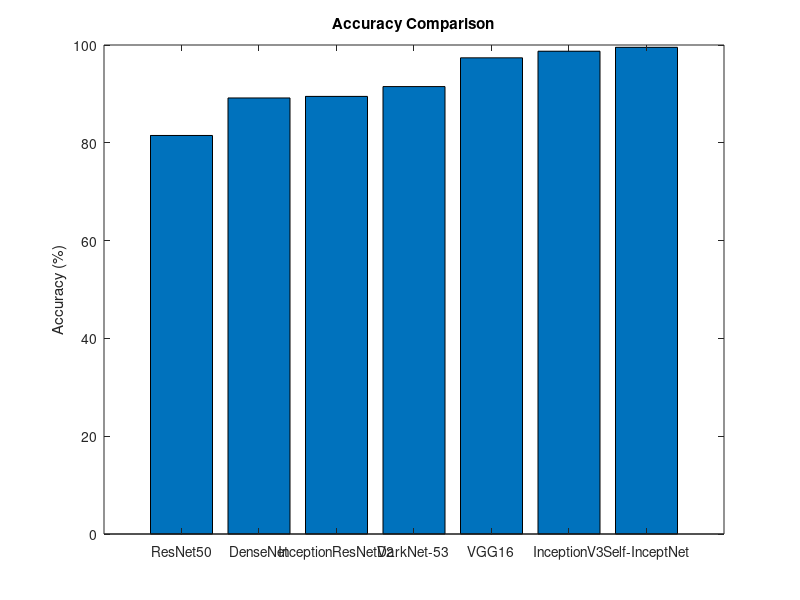

The MATLAB source for this figure:
% Compare accuracy with pre-trained models

clear; clc;
pretrained_accuracies = [81.5, 89.17, 89.49, 91.5, 97.38, 98.73, 99.53];
model_names = {'ResNet50', 'DenseNet', 'InceptionResNetV2', 'DarkNet-53', 'VGG16', 'InceptionV3', 'Self-InceptNet'};

% Plot comparison
bar(pretrained_accuracies);
set(gca, 'XTickLabel', model_names);
title('Accuracy Comparison');
ylabel('Accuracy (%)');
